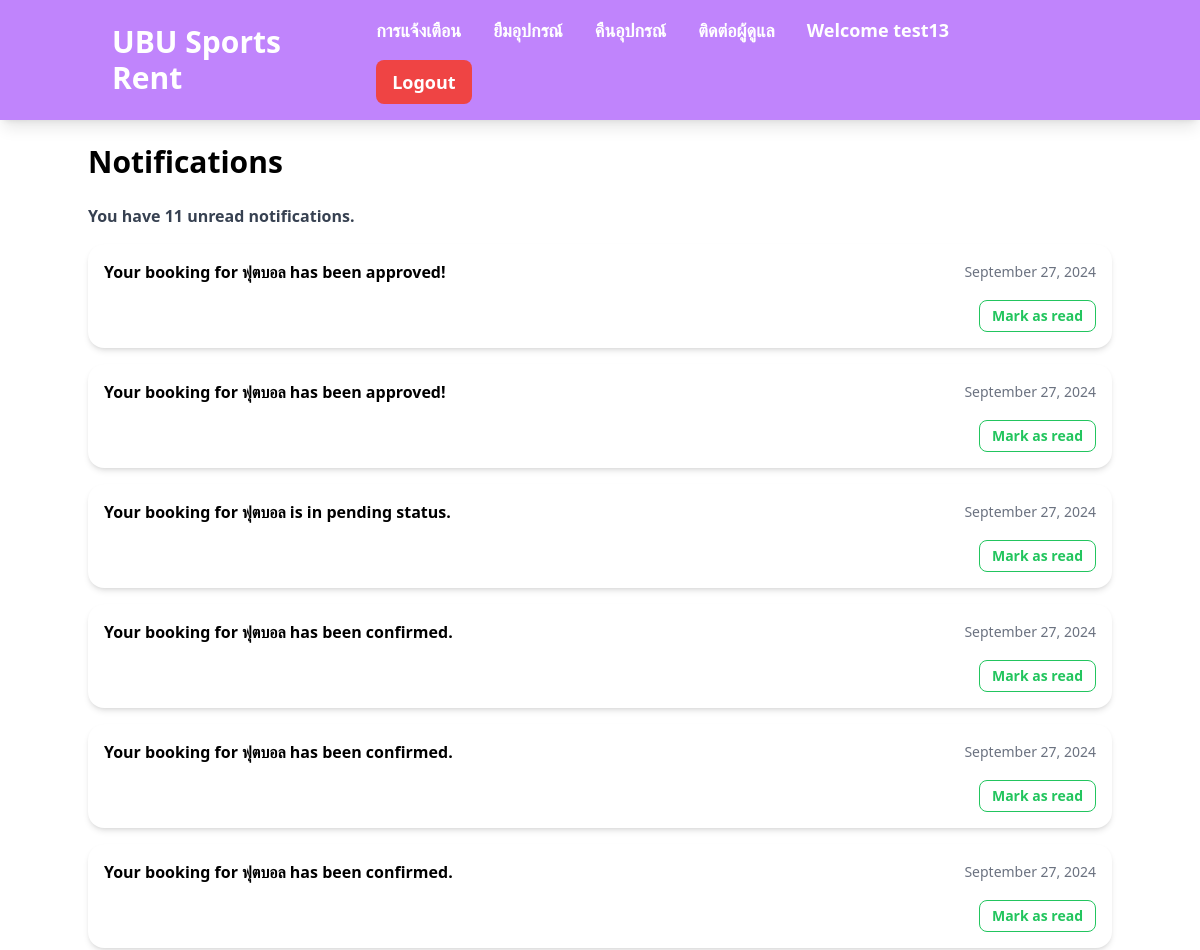
/notifications/ (signed in, upper part), run on an earlier commit of the app's database.
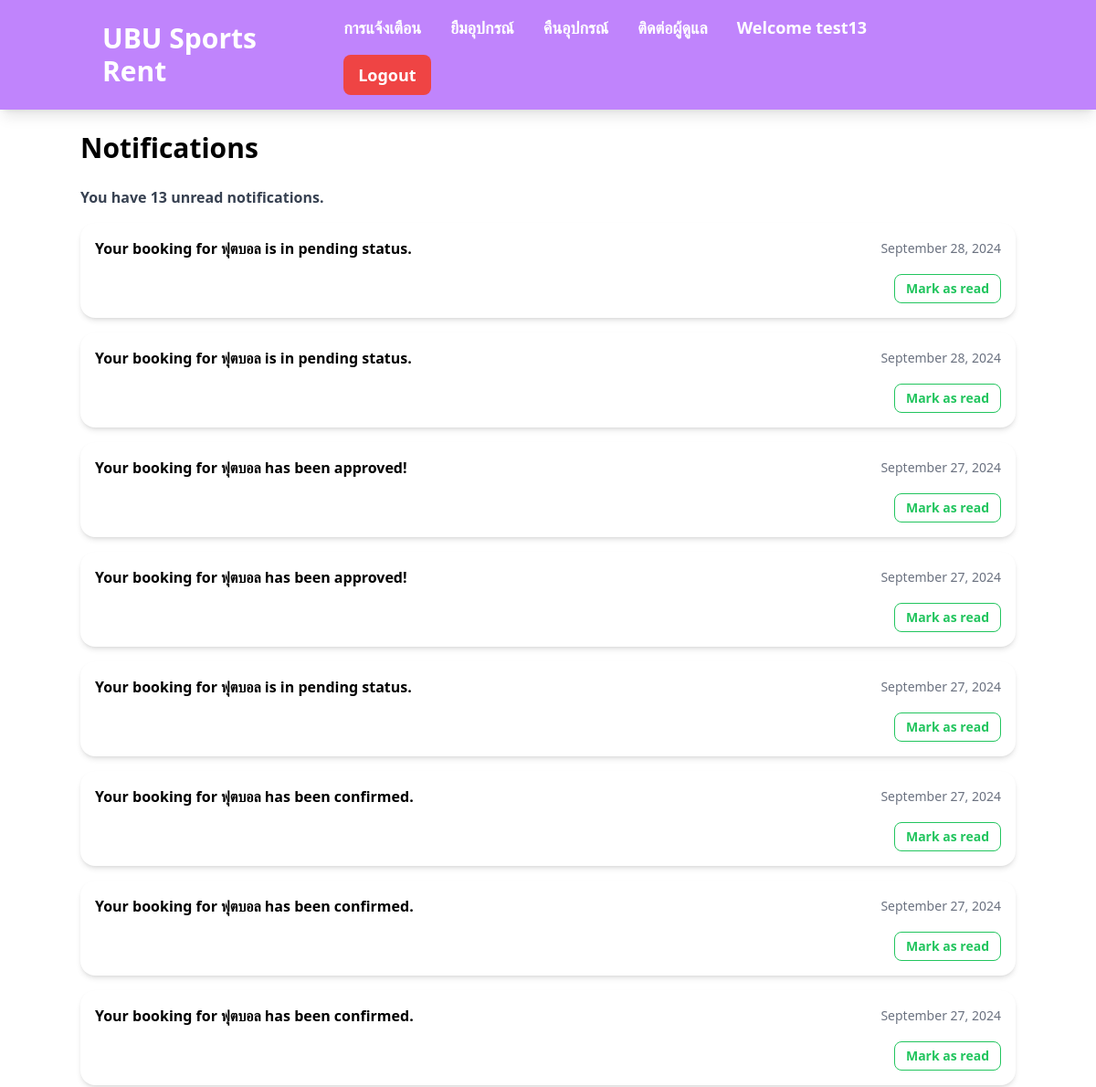
And on a later commit of the database.
### base/models.py (models this page shows, shortened)
class Notification(models.Model):
    user = models.ForeignKey(CustomUser, on_delete=models.CASCADE)
    message = models.TextField()
    created_at = models.DateTimeField(auto_now_add=True)
    is_read = models.BooleanField(default=False)

### base/views.py (the view)
# urls.py: path('notifications/', NotificationListView.as_view(), name='notification_list'),
class NotificationListView(LoginRequiredMixin, ListView):
    model = Notification
    template_name = 'notification_list.html'
    context_object_name = 'notifications'
    def get_queryset(self):
        return Notification.objects.filter(user=self.request.user).order_by('-created_at')
    def get_context_data(self, **kwargs):
        context = super().get_context_data(**kwargs)
        context['unread_count'] = Notification.objects.filter(user=self.request.user, is_read=False).count()
        return context

### base/templates/notification_list.html (shortened to what this page needs)
{% extends 'base.html' %}
{% block main %}
<nav class="navbar bg-purple-400 shadow-lg">
    <div class="container mx-auto flex justify-between items-center px-6">
        <div>
            <a href="{% url 'base:home' %}" class="text-white font-bold text-3xl hover:text-primary-content transition duration-300">UBU Sports Rent</a>
        </div>
        <div>
            <ul class="menu menu-horizontal p-0 text-lg px-1 ">
                <li>
                    <a href="{% url 'base:notification_list' %}" class=" text-white font-semibold  hover:bg-gray-700 transition duration-200 ">การแจ้งเตือน</a>
                </li>
                <li>
                    <a href="{% url 'renting:equipment_list' %}" class= "text-white font-semibold hover:bg-gray-700 transition duration-200">ยืมอุปกรณ์</a>
                </li>
                <li>
                    <a href="{% url 'renting:my_rentals' %}" class= "text-white font-semibold hover:bg-gray-700 transition duration-200">คืนอุปกรณ์</a>
                </li>
                <li>
                    <a href="{% url 'Chat:chat_rooms' %}" class= "text-white font-semibold hover:bg-gray-700 transition duration-200">ติดต่อผู้ดูแล</a>
                </li>
                <li class = 'hover:bg-gray-700 transition duration-200 rounded-lg'>
                    <a href="{% url 'base:account_dashboard' %}">
                    <span class="text-white font-semibold ">Welcome <strong>{{ request.user.username }}</strong></span>
                    </a>
                </li>
                <li>
                    {% if user.is_authenticated %}
                    <form method="POST" action="{% url 'base:logout' %}" style="display: inline;">
                        <button type="submit" class="bg-red-500 text-white font-semibold py-2 px-4 rounded-lg hover:bg-red-600 transition duration-300">
                            Logout
                        </button>
                    </form>
                    {% else %}
                    <a href="{% url 'base:Login' %}" class="bg-green-500 text-white font-semibold py-2 px-4 rounded-lg hover:bg-green-600 transition duration-300">
                        Login
                    </a>
                    {% endif %}
                </li>
            </ul>
        </div>
    </div>
</nav>
<div class="container mx-auto py-6">
    <h1 class="text-3xl font-bold mb-6">Notifications</h1>
    <p class="text-gray-700 mb-4 font-semibold">You have {{ unread_count }} unread notifications.</p>
    {% if notifications %}
        <ul class="space-y-4">
            {% for notification in notifications %}
            <li class="card bg-base-100 shadow-md">
                <div class="card-body p-4">
                    <div class="flex justify-between items-center">
                        <span class="font-semibold">{{ notification.message }}</span>
                        <span class="text-sm text-gray-500">{{ notification.created_at|date:"F d, Y" }}</span>
                    </div>
                    <div class="flex justify-end mt-2">
                        {% if not notification.is_read %}
                            <a href="{% url 'base:mark_as_read' notification.id %}" class="btn btn-sm btn-outline btn-primary">Mark as read</a>
                        {% else %}
                            <span class="badge badge-primary">Read</span>
                        {% endif %}
                    </div>
                </div>
            </li>
            {% endfor %}
        </ul>
    {% endif %}
</div>
{% endblock %}

What changed in the data, as far as the page shows it:
added Notification: message "Your booking for ฟุตบอล is in pending status.", created_at "September 28, 2024", is_read "Mark as read"
added Notification: message "Your booking for ฟุตบอล is in pending status.", created_at "September 28, 2024", is_read "Mark as read"
Also different on the page:
{{ unread_count }}: "11" → "13"
